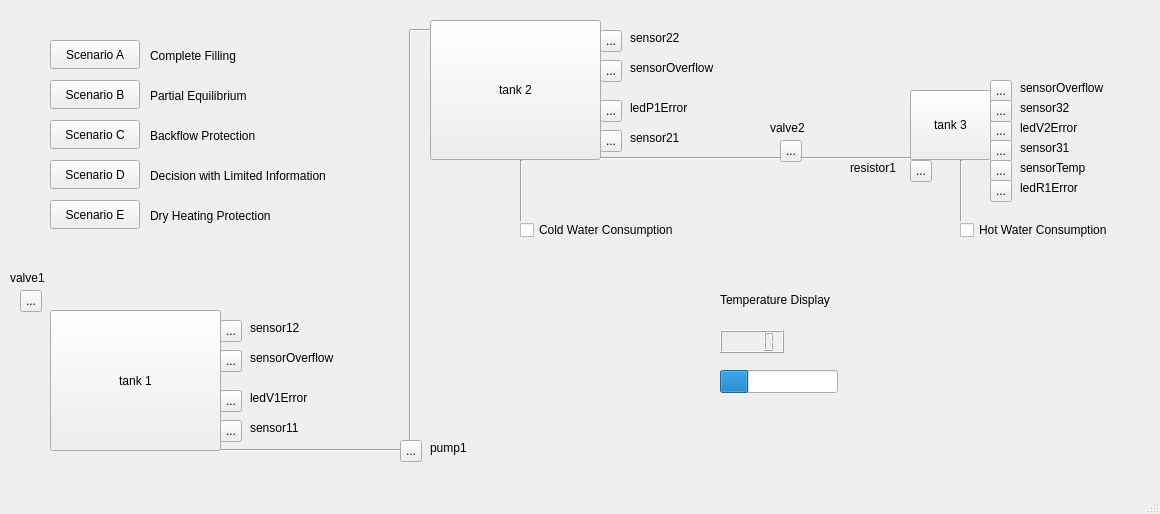
<?xml version="1.0" encoding="UTF-8"?>
<ui version="4.0">
 <class>MainWindow</class>
 <widget class="QMainWindow" name="MainWindow">
  <property name="geometry">
   <rect>
    <x>0</x>
    <y>0</y>
    <width>1160</width>
    <height>514</height>
   </rect>
  </property>
  <property name="windowTitle">
   <string>MainWindow</string>
  </property>
  <widget class="QWidget" name="centralwidget">
   <widget class="Led" name="toolButton_sensor11">
    <property name="geometry">
     <rect>
      <x>220</x>
      <y>420</y>
      <width>22</width>
      <height>22</height>
     </rect>
    </property>
    <property name="text">
     <string>...</string>
    </property>
   </widget>
   <widget class="Led" name="toolButton_sensor12">
    <property name="geometry">
     <rect>
      <x>220</x>
      <y>320</y>
      <width>22</width>
      <height>22</height>
     </rect>
    </property>
    <property name="text">
     <string>...</string>
    </property>
   </widget>
   <widget class="Led" name="toolButton_valve1">
    <property name="geometry">
     <rect>
      <x>20</x>
      <y>290</y>
      <width>22</width>
      <height>22</height>
     </rect>
    </property>
    <property name="text">
     <string>...</string>
    </property>
   </widget>
   <widget class="cedaTank" name="toolButton_tank1">
    <property name="geometry">
     <rect>
      <x>50</x>
      <y>310</y>
      <width>171</width>
      <height>141</height>
     </rect>
    </property>
    <property name="text">
     <string>tank 1</string>
    </property>
   </widget>
   <widget class="QLabel" name="label">
    <property name="geometry">
     <rect>
      <x>10</x>
      <y>270</y>
      <width>49</width>
      <height>16</height>
     </rect>
    </property>
    <property name="text">
     <string>valve1</string>
    </property>
   </widget>
   <widget class="QLabel" name="label_2">
    <property name="geometry">
     <rect>
      <x>250</x>
      <y>420</y>
      <width>71</width>
      <height>16</height>
     </rect>
    </property>
    <property name="text">
     <string>sensor11</string>
    </property>
   </widget>
   <widget class="QLabel" name="label_3">
    <property name="geometry">
     <rect>
      <x>250</x>
      <y>320</y>
      <width>71</width>
      <height>16</height>
     </rect>
    </property>
    <property name="text">
     <string>sensor12</string>
    </property>
   </widget>
   <widget class="Led" name="toolButton_tank1_overflow">
    <property name="geometry">
     <rect>
      <x>220</x>
      <y>350</y>
      <width>22</width>
      <height>22</height>
     </rect>
    </property>
    <property name="text">
     <string>...</string>
    </property>
   </widget>
   <widget class="QLabel" name="label_4">
    <property name="geometry">
     <rect>
      <x>250</x>
      <y>350</y>
      <width>111</width>
      <height>16</height>
     </rect>
    </property>
    <property name="text">
     <string>sensorOverflow</string>
    </property>
   </widget>
   <widget class="Led" name="toolButton_sm1_led_error">
    <property name="geometry">
     <rect>
      <x>220</x>
      <y>390</y>
      <width>22</width>
      <height>22</height>
     </rect>
    </property>
    <property name="text">
     <string>...</string>
    </property>
   </widget>
   <widget class="QLabel" name="label_5">
    <property name="geometry">
     <rect>
      <x>250</x>
      <y>390</y>
      <width>91</width>
      <height>16</height>
     </rect>
    </property>
    <property name="text">
     <string>ledV1Error</string>
    </property>
   </widget>
   <widget class="cedaTank" name="toolButton_tank2">
    <property name="geometry">
     <rect>
      <x>430</x>
      <y>20</y>
      <width>171</width>
      <height>140</height>
     </rect>
    </property>
    <property name="text">
     <string>tank 2</string>
    </property>
   </widget>
   <widget class="QLabel" name="label_6">
    <property name="geometry">
     <rect>
      <x>630</x>
      <y>30</y>
      <width>71</width>
      <height>16</height>
     </rect>
    </property>
    <property name="text">
     <string>sensor22</string>
    </property>
   </widget>
   <widget class="QLabel" name="label_7">
    <property name="geometry">
     <rect>
      <x>630</x>
      <y>130</y>
      <width>71</width>
      <height>16</height>
     </rect>
    </property>
    <property name="text">
     <string>sensor21</string>
    </property>
   </widget>
   <widget class="QLabel" name="label_8">
    <property name="geometry">
     <rect>
      <x>630</x>
      <y>60</y>
      <width>111</width>
      <height>16</height>
     </rect>
    </property>
    <property name="text">
     <string>sensorOverflow</string>
    </property>
   </widget>
   <widget class="Led" name="toolButton_tank2_overflow">
    <property name="geometry">
     <rect>
      <x>600</x>
      <y>60</y>
      <width>22</width>
      <height>22</height>
     </rect>
    </property>
    <property name="text">
     <string>...</string>
    </property>
   </widget>
   <widget class="Led" name="toolButton_sm2_led_error">
    <property name="geometry">
     <rect>
      <x>600</x>
      <y>100</y>
      <width>22</width>
      <height>22</height>
     </rect>
    </property>
    <property name="text">
     <string>...</string>
    </property>
   </widget>
   <widget class="QLabel" name="label_9">
    <property name="geometry">
     <rect>
      <x>630</x>
      <y>100</y>
      <width>91</width>
      <height>16</height>
     </rect>
    </property>
    <property name="text">
     <string>ledP1Error</string>
    </property>
   </widget>
   <widget class="Led" name="toolButton_sensor21">
    <property name="geometry">
     <rect>
      <x>600</x>
      <y>130</y>
      <width>22</width>
      <height>22</height>
     </rect>
    </property>
    <property name="text">
     <string>...</string>
    </property>
   </widget>
   <widget class="Led" name="toolButton_sensor22">
    <property name="geometry">
     <rect>
      <x>600</x>
      <y>30</y>
      <width>22</width>
      <height>22</height>
     </rect>
    </property>
    <property name="text">
     <string>...</string>
    </property>
   </widget>
   <widget class="Led" name="toolButton_pump1">
    <property name="geometry">
     <rect>
      <x>400</x>
      <y>440</y>
      <width>22</width>
      <height>22</height>
     </rect>
    </property>
    <property name="text">
     <string>...</string>
    </property>
   </widget>
   <widget class="QLabel" name="label_10">
    <property name="geometry">
     <rect>
      <x>430</x>
      <y>440</y>
      <width>49</width>
      <height>16</height>
     </rect>
    </property>
    <property name="text">
     <string>pump1</string>
    </property>
   </widget>
   <widget class="Line" name="line">
    <property name="geometry">
     <rect>
      <x>220</x>
      <y>440</y>
      <width>181</width>
      <height>20</height>
     </rect>
    </property>
    <property name="orientation">
     <enum>Qt::Orientation::Horizontal</enum>
    </property>
   </widget>
   <widget class="Line" name="line_2">
    <property name="geometry">
     <rect>
      <x>400</x>
      <y>30</y>
      <width>20</width>
      <height>411</height>
     </rect>
    </property>
    <property name="orientation">
     <enum>Qt::Orientation::Vertical</enum>
    </property>
   </widget>
   <widget class="Line" name="line_3">
    <property name="geometry">
     <rect>
      <x>410</x>
      <y>20</y>
      <width>20</width>
      <height>20</height>
     </rect>
    </property>
    <property name="orientation">
     <enum>Qt::Orientation::Horizontal</enum>
    </property>
   </widget>
   <widget class="Line" name="line_4">
    <property name="geometry">
     <rect>
      <x>520</x>
      <y>160</y>
      <width>3</width>
      <height>61</height>
     </rect>
    </property>
    <property name="orientation">
     <enum>Qt::Orientation::Vertical</enum>
    </property>
   </widget>
   <widget class="QCheckBox" name="checkBox_tank2_consume">
    <property name="geometry">
     <rect>
      <x>520</x>
      <y>220</y>
      <width>201</width>
      <height>20</height>
     </rect>
    </property>
    <property name="text">
     <string>Cold Water Consumption</string>
    </property>
   </widget>
   <widget class="cedaTank" name="toolButton_tank3">
    <property name="geometry">
     <rect>
      <x>910</x>
      <y>90</y>
      <width>81</width>
      <height>70</height>
     </rect>
    </property>
    <property name="text">
     <string>tank 3</string>
    </property>
   </widget>
   <widget class="Led" name="toolButton_valve2">
    <property name="geometry">
     <rect>
      <x>780</x>
      <y>140</y>
      <width>22</width>
      <height>22</height>
     </rect>
    </property>
    <property name="text">
     <string>...</string>
    </property>
   </widget>
   <widget class="QLabel" name="label_11">
    <property name="geometry">
     <rect>
      <x>770</x>
      <y>120</y>
      <width>49</width>
      <height>16</height>
     </rect>
    </property>
    <property name="text">
     <string>valve2</string>
    </property>
   </widget>
   <widget class="Line" name="line_5">
    <property name="geometry">
     <rect>
      <x>600</x>
      <y>150</y>
      <width>181</width>
      <height>16</height>
     </rect>
    </property>
    <property name="orientation">
     <enum>Qt::Orientation::Horizontal</enum>
    </property>
   </widget>
   <widget class="Line" name="line_6">
    <property name="geometry">
     <rect>
      <x>800</x>
      <y>150</y>
      <width>111</width>
      <height>16</height>
     </rect>
    </property>
    <property name="orientation">
     <enum>Qt::Orientation::Horizontal</enum>
    </property>
   </widget>
   <widget class="QLabel" name="label_12">
    <property name="geometry">
     <rect>
      <x>1020</x>
      <y>140</y>
      <width>61</width>
      <height>16</height>
     </rect>
    </property>
    <property name="text">
     <string>sensor31</string>
    </property>
   </widget>
   <widget class="QLabel" name="label_13">
    <property name="geometry">
     <rect>
      <x>1020</x>
      <y>100</y>
      <width>61</width>
      <height>16</height>
     </rect>
    </property>
    <property name="text">
     <string>sensor32</string>
    </property>
   </widget>
   <widget class="QLabel" name="label_14">
    <property name="geometry">
     <rect>
      <x>1020</x>
      <y>120</y>
      <width>91</width>
      <height>16</height>
     </rect>
    </property>
    <property name="text">
     <string>ledV2Error</string>
    </property>
   </widget>
   <widget class="Led" name="toolButton_sm3_led_error">
    <property name="geometry">
     <rect>
      <x>990</x>
      <y>120</y>
      <width>22</width>
      <height>22</height>
     </rect>
    </property>
    <property name="text">
     <string>...</string>
    </property>
   </widget>
   <widget class="Led" name="toolButton_sensor31">
    <property name="geometry">
     <rect>
      <x>990</x>
      <y>140</y>
      <width>22</width>
      <height>22</height>
     </rect>
    </property>
    <property name="text">
     <string>...</string>
    </property>
   </widget>
   <widget class="QLabel" name="label_15">
    <property name="geometry">
     <rect>
      <x>1020</x>
      <y>80</y>
      <width>111</width>
      <height>16</height>
     </rect>
    </property>
    <property name="text">
     <string>sensorOverflow</string>
    </property>
   </widget>
   <widget class="Led" name="toolButton_tank3_overflow">
    <property name="geometry">
     <rect>
      <x>990</x>
      <y>80</y>
      <width>22</width>
      <height>22</height>
     </rect>
    </property>
    <property name="text">
     <string>...</string>
    </property>
   </widget>
   <widget class="Led" name="toolButton_sensor32">
    <property name="geometry">
     <rect>
      <x>990</x>
      <y>100</y>
      <width>22</width>
      <height>22</height>
     </rect>
    </property>
    <property name="text">
     <string>...</string>
    </property>
   </widget>
   <widget class="Led" name="toolButton_resistor1">
    <property name="geometry">
     <rect>
      <x>910</x>
      <y>160</y>
      <width>22</width>
      <height>22</height>
     </rect>
    </property>
    <property name="text">
     <string>...</string>
    </property>
   </widget>
   <widget class="QLabel" name="label_16">
    <property name="geometry">
     <rect>
      <x>850</x>
      <y>160</y>
      <width>61</width>
      <height>16</height>
     </rect>
    </property>
    <property name="text">
     <string>resistor1</string>
    </property>
   </widget>
   <widget class="QLabel" name="label_17">
    <property name="geometry">
     <rect>
      <x>1020</x>
      <y>160</y>
      <width>81</width>
      <height>16</height>
     </rect>
    </property>
    <property name="text">
     <string>sensorTemp</string>
    </property>
   </widget>
   <widget class="Led" name="toolButton_sensorTemp">
    <property name="geometry">
     <rect>
      <x>990</x>
      <y>160</y>
      <width>22</width>
      <height>22</height>
     </rect>
    </property>
    <property name="text">
     <string>...</string>
    </property>
   </widget>
   <widget class="Line" name="line_7">
    <property name="geometry">
     <rect>
      <x>960</x>
      <y>160</y>
      <width>3</width>
      <height>61</height>
     </rect>
    </property>
    <property name="orientation">
     <enum>Qt::Orientation::Vertical</enum>
    </property>
   </widget>
   <widget class="QCheckBox" name="checkBox_tank3_consume">
    <property name="geometry">
     <rect>
      <x>960</x>
      <y>220</y>
      <width>191</width>
      <height>20</height>
     </rect>
    </property>
    <property name="text">
     <string>Hot Water Consumption</string>
    </property>
   </widget>
   <widget class="QLabel" name="label_18">
    <property name="geometry">
     <rect>
      <x>1020</x>
      <y>180</y>
      <width>81</width>
      <height>16</height>
     </rect>
    </property>
    <property name="text">
     <string>ledR1Error</string>
    </property>
   </widget>
   <widget class="Led" name="toolButton_sm4_led_error">
    <property name="geometry">
     <rect>
      <x>990</x>
      <y>180</y>
      <width>22</width>
      <height>22</height>
     </rect>
    </property>
    <property name="text">
     <string>...</string>
    </property>
   </widget>
   <widget class="QLCDNumber" name="lcdNumber_temp">
    <property name="geometry">
     <rect>
      <x>720</x>
      <y>330</y>
      <width>64</width>
      <height>23</height>
     </rect>
    </property>
    <property name="smallDecimalPoint">
     <bool>true</bool>
    </property>
    <property name="digitCount">
     <number>4</number>
    </property>
   </widget>
   <widget class="QLabel" name="label_19_lcd_temp_display">
    <property name="geometry">
     <rect>
      <x>720</x>
      <y>290</y>
      <width>151</width>
      <height>20</height>
     </rect>
    </property>
    <property name="text">
     <string>Temperature Display</string>
    </property>
   </widget>
   <widget class="QProgressBar" name="progressBar_temp">
    <property name="geometry">
     <rect>
      <x>720</x>
      <y>370</y>
      <width>118</width>
      <height>23</height>
     </rect>
    </property>
    <property name="value">
     <number>24</number>
    </property>
    <property name="textVisible">
     <bool>false</bool>
    </property>
   </widget>
   <widget class="QPushButton" name="pushButton_scenarioA">
    <property name="geometry">
     <rect>
      <x>50</x>
      <y>40</y>
      <width>90</width>
      <height>29</height>
     </rect>
    </property>
    <property name="text">
     <string>Scenario A</string>
    </property>
   </widget>
   <widget class="QLabel" name="label_20_scenarioA">
    <property name="geometry">
     <rect>
      <x>150</x>
      <y>45</y>
      <width>141</width>
      <height>21</height>
     </rect>
    </property>
    <property name="text">
     <string>Complete Filling</string>
    </property>
   </widget>
   <widget class="QLabel" name="label_21_scenarioB">
    <property name="geometry">
     <rect>
      <x>150</x>
      <y>85</y>
      <width>141</width>
      <height>21</height>
     </rect>
    </property>
    <property name="text">
     <string>Partial Equilibrium</string>
    </property>
   </widget>
   <widget class="QPushButton" name="pushButton_scenarioB">
    <property name="geometry">
     <rect>
      <x>50</x>
      <y>80</y>
      <width>90</width>
      <height>29</height>
     </rect>
    </property>
    <property name="text">
     <string>Scenario B</string>
    </property>
   </widget>
   <widget class="QLabel" name="label_22_scenarioC">
    <property name="geometry">
     <rect>
      <x>150</x>
      <y>125</y>
      <width>141</width>
      <height>21</height>
     </rect>
    </property>
    <property name="text">
     <string>Backflow Protection</string>
    </property>
   </widget>
   <widget class="QPushButton" name="pushButton_scenarioC">
    <property name="geometry">
     <rect>
      <x>50</x>
      <y>120</y>
      <width>90</width>
      <height>29</height>
     </rect>
    </property>
    <property name="text">
     <string>Scenario C</string>
    </property>
   </widget>
   <widget class="QPushButton" name="pushButton_scenarioD">
    <property name="geometry">
     <rect>
      <x>50</x>
      <y>160</y>
      <width>90</width>
      <height>29</height>
     </rect>
    </property>
    <property name="text">
     <string>Scenario D</string>
    </property>
   </widget>
   <widget class="QLabel" name="label_23_scenarioD">
    <property name="geometry">
     <rect>
      <x>150</x>
      <y>165</y>
      <width>231</width>
      <height>21</height>
     </rect>
    </property>
    <property name="text">
     <string>Decision with Limited Information</string>
    </property>
   </widget>
   <widget class="QPushButton" name="pushButton_scenarioE">
    <property name="geometry">
     <rect>
      <x>50</x>
      <y>200</y>
      <width>90</width>
      <height>29</height>
     </rect>
    </property>
    <property name="text">
     <string>Scenario E</string>
    </property>
   </widget>
   <widget class="QLabel" name="label_24_scenarioE">
    <property name="geometry">
     <rect>
      <x>150</x>
      <y>205</y>
      <width>231</width>
      <height>21</height>
     </rect>
    </property>
    <property name="text">
     <string>Dry Heating Protection</string>
    </property>
   </widget>
  </widget>
  <widget class="QMenuBar" name="menubar">
   <property name="geometry">
    <rect>
     <x>0</x>
     <y>0</y>
     <width>1160</width>
     <height>22</height>
    </rect>
   </property>
  </widget>
  <widget class="QStatusBar" name="statusbar"/>
 </widget>
 <customwidgets>
  <customwidget>
   <class>Led</class>
   <extends>QToolButton</extends>
   <header>led.h</header>
  </customwidget>
  <customwidget>
   <class>cedaTank</class>
   <extends>QToolButton</extends>
   <header>cedatank.h</header>
  </customwidget>
 </customwidgets>
 <resources/>
 <connections/>
</ui>
